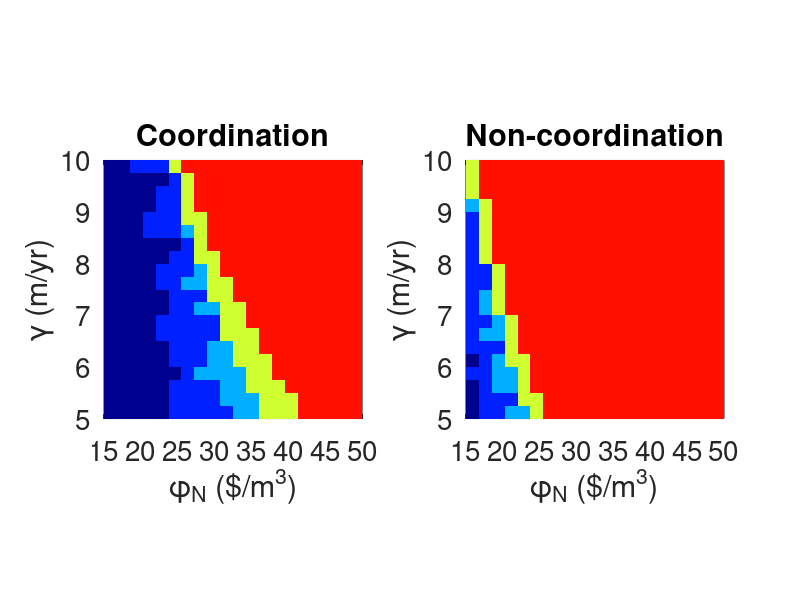
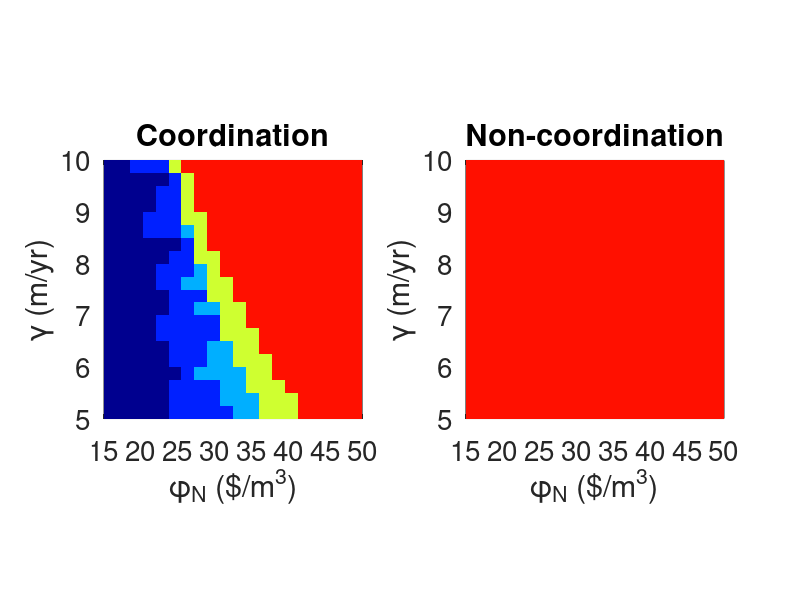
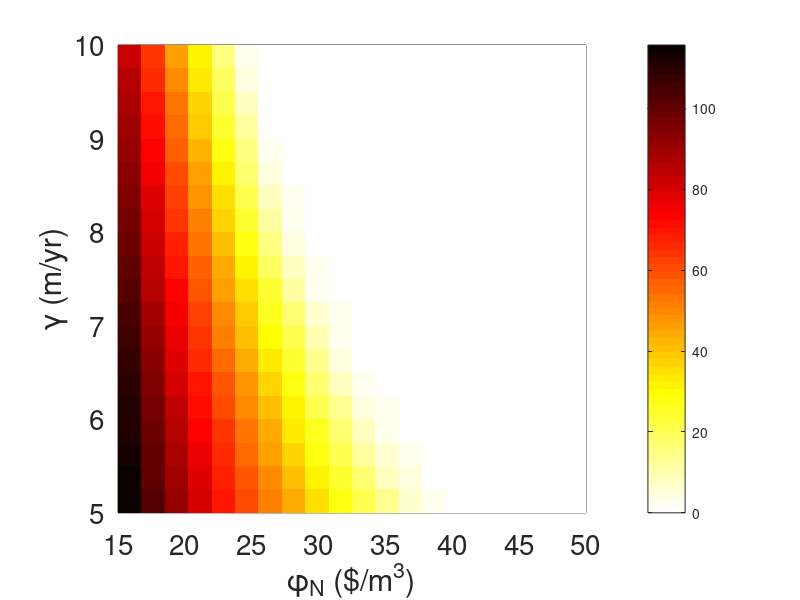

MATLAB code for these plots, in order: (Note: this script raises an error after producing the figures.)
load('future_erosion_sandcost_DATA.mat')

figure (1) %figure 10a-b in paper
subplot(1,2,1)
pcolor(phi_vec,gamma_vec,behaviorcoord_storage)
colormap jet
shading flat
pbaspect([1 1 1])
xlabel('\phi_N ($/m^3)')
ylabel('\gamma (m/yr)')
set(gca,'FontSize',20)
title('Coordination')
caxis([0 10.5])
subplot(1,2,2)
pcolor(phi_vec,gamma_vec,behavioruncoord_cons_storage)
colormap jet
shading flat
pbaspect([1 1 1])
xlabel('\phi_N ($/m^3)')
ylabel('\gamma (m/yr)')
set(gca,'FontSize',20)
title('Non-coordination')
caxis([0 10.5])

figure (2) %figure A2a-b in paper
subplot(1,2,1)
pcolor(phi_vec,gamma_vec,behaviorcoord_storage)
colormap jet
shading flat
pbaspect([1 1 1])
xlabel('\phi_N ($/m^3)')
ylabel('\gamma (m/yr)')
set(gca,'FontSize',20)
title('Coordination')
caxis([0 10.5])
subplot(1,2,2)
pcolor(phi_vec,gamma_vec,behavioruncoord_risk_storage)
colormap jet
shading flat
pbaspect([1 1 1])
xlabel('\phi_N ($/m^3)')
ylabel('\gamma (m/yr)')
set(gca,'FontSize',20)
title('Non-coordination')
caxis([0 10.5])

figure (3) %figure A2c in paper
pcolor(phi_vec,gamma_vec,TNB_diff_risk/(1e6))
colormap(flipud(hot))
shading flat
pbaspect([1 1 1])
xlabel('\phi_N ($/m^3)')
ylabel('\gamma (m/yr)')
set(gca,'FontSize',20)
c1=colorbar;
c1.Label.String='TNB_{coord} - TNB_{non-coord} ($10^6)';
title('Benefit of Coordination')
